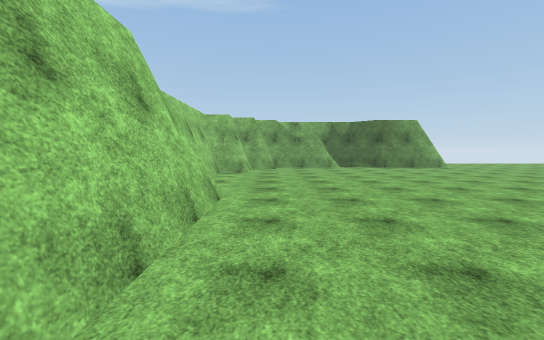
view 1 (above)

24 first-person views from a walk through a Unity game level. The camera is 1.5 m above the floor, tilts 4° down and sees 90° across. The floor is counted in squares, 2 m on a side. Each view is taken from the middle of a square. On the plan, view 1 faces up. The plan holds only what a view shows up to about 10 squares ahead; the rest is blank. The place goes on beyond the plan. The player is left out. Surface patterns are stand-ins for the level's own textures.

view 2
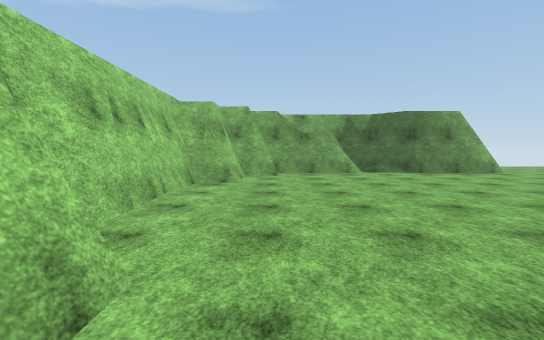

view 3
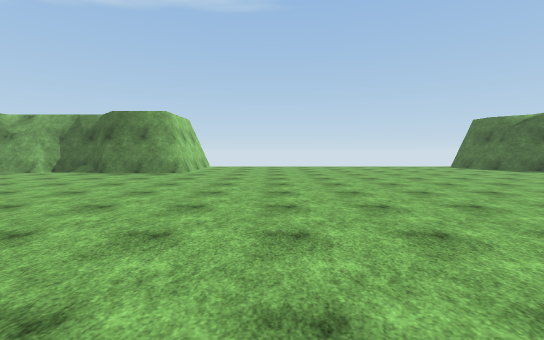

view 4
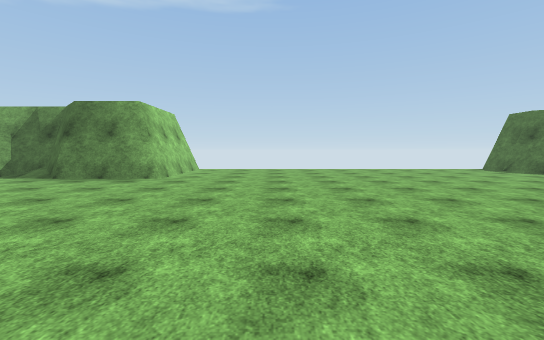

view 5
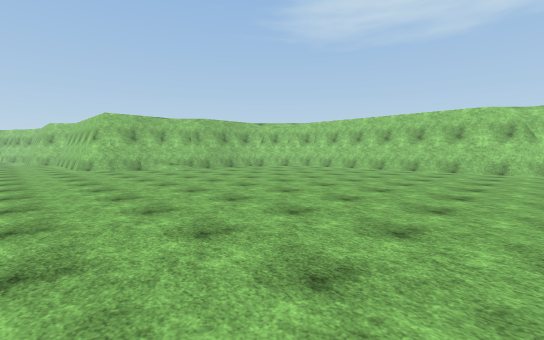

view 6
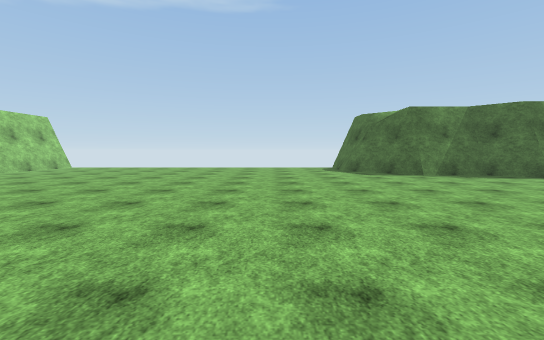

view 7
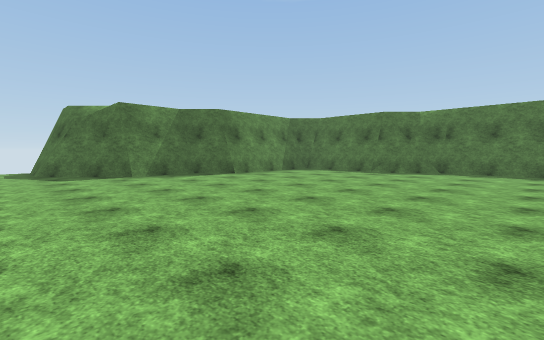

view 8
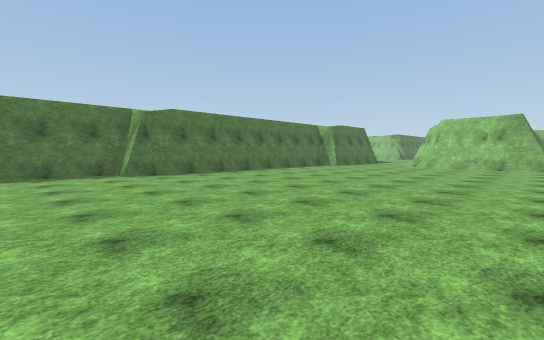

view 9
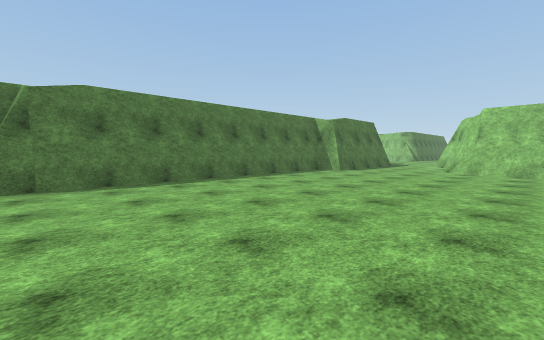

view 10
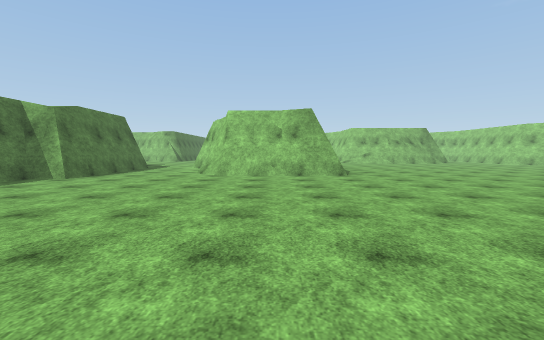

view 11
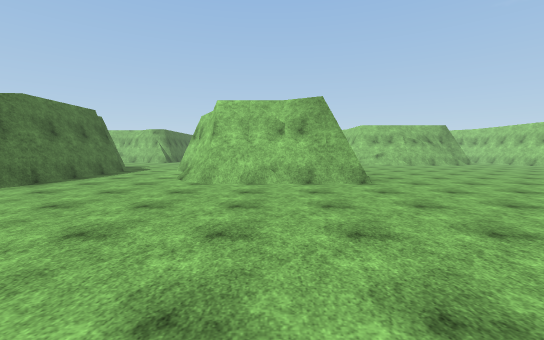

view 12
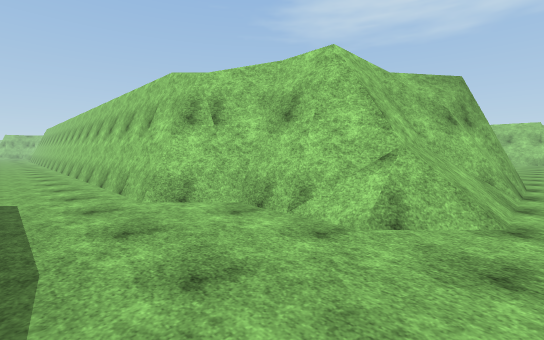

view 13
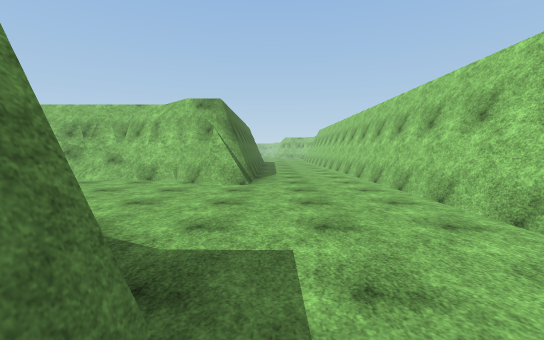

view 14
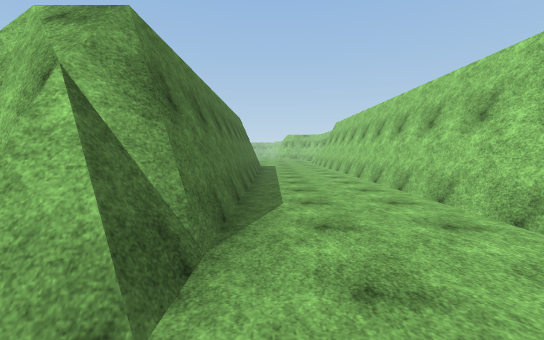

view 15
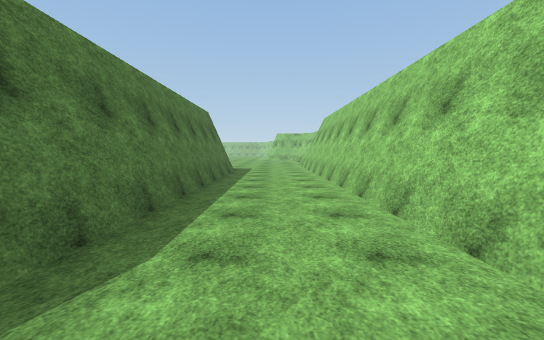

view 16
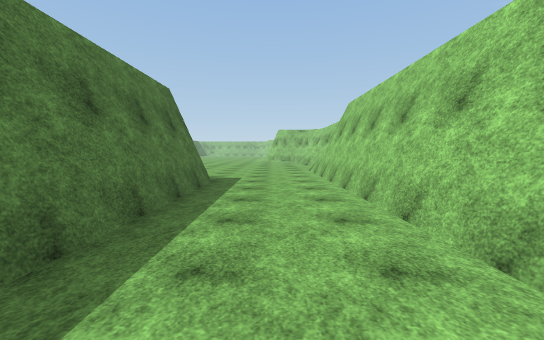

view 17
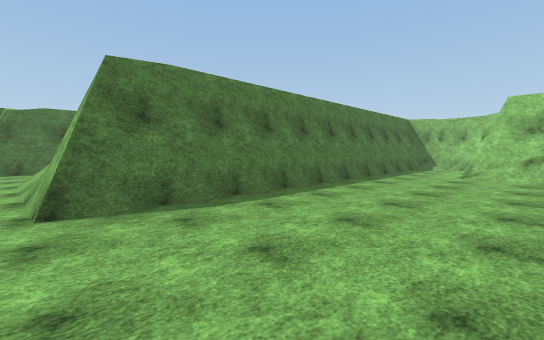

view 18
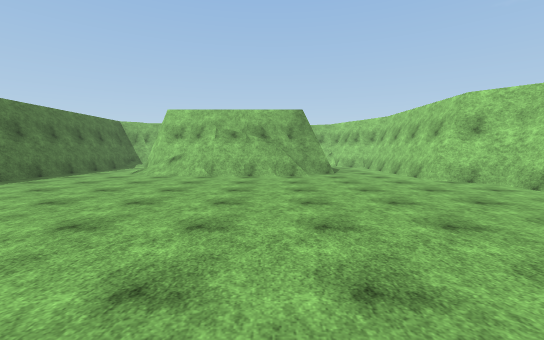

view 19
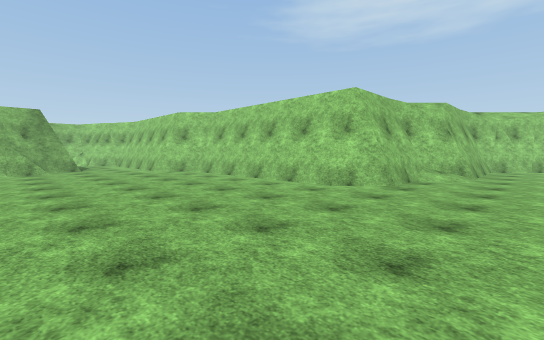

view 20
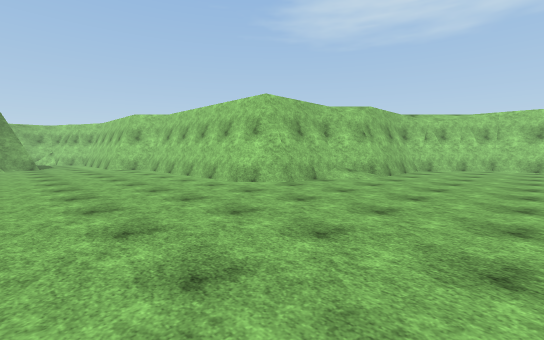

view 21
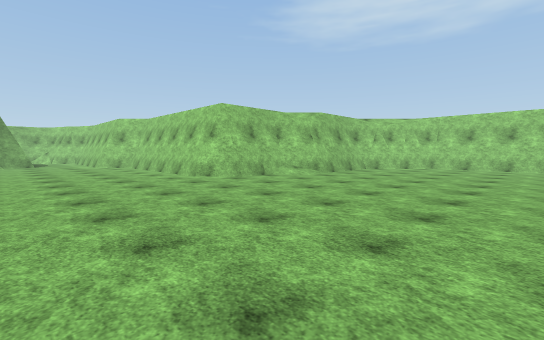

view 22
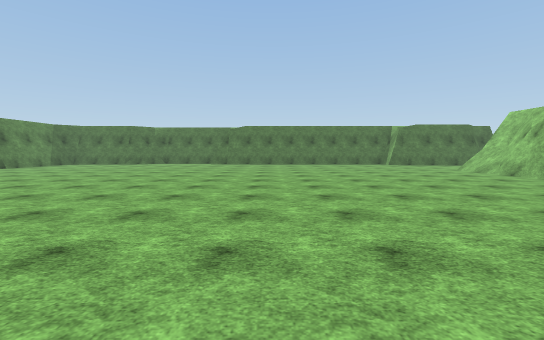

view 23
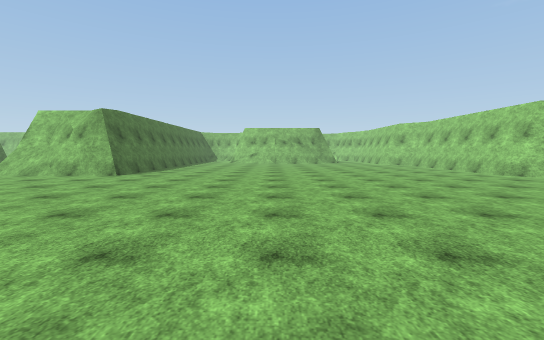

view 24
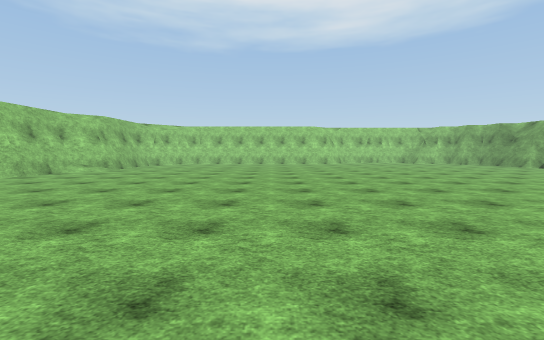

### Floor plan
Key: @ floor where view 1 was taken; # wall or solid block; . floor; / step, stairs or slope; = window, fence, low wall or low ledge.
Columns run from 2 left of view 1 to 30 right of it. Each row starts with its distance up from view 1.
 16                      .#
 15           #...........#
 14      ###  #...........##
 13   ####/####............####
 12  ##.......................###
 11  #...........................
 10 ##............................
  9 #..............................
  8 #..............................#
  7 #..............................##
  6 #...............................#
  5 #............... ...............#
  4 ##..............   .............#
  3  #............... .............##
  2  #.............................#
  1  #.............................#
  0  #@............................#
 -1  #.............................#
 -2  #.............................#
 -3  #.............................#
 -4  ##............................#
 -5   ##...........................#
 -6    ####//......................#
 -7       ####....................##
 -8          ##...........###/#...#
 -9           #...........#####...#
-10           #...........#   #...#
-11           #...........#   ##..#
-12           #...........#    #...
-13           #...........#    #...#
-14           ##..........#    #....
-15            #..=##///..#    #.....
-16            #.######/..#    #.....
-17            #.     ##..#    #.....
-18                     ..     #.....
-19                            #...##
-20                            #...#
-21                            #...#
-22                            #...#
-23                            #...#
-24                            #...#
-25                            #...#
-26                            #...#
-27                            #...#
-28                            #...#
-29                            #...#
-30                            #...#
-31                            #....
-32                            #....

Where each view was taken, in squares from view 1:
view 1: 0 up, 0 right, facing up
view 2: 3 up, 0 right, facing up
view 3: 3 up, 11 right, facing up
view 4: 5 up, 11 right, facing up
view 5: 5 up, 10 right, facing down-left
view 6: 4 up, 17 right, facing up
view 7: 4 up, 19 right, facing up-right
view 8: 6 up, 20 right, facing down-right
view 9: 3 up, 22 right, facing down-right
view 10: 1 up, 22 right, facing down
view 11: 1 down, 22 right, facing down
view 12: 7 down, 27 right, facing down-left
view 13: 12 down, 28 right, facing down
view 14: 17 down, 28 right, facing down
view 15: 19 down, 27 right, facing down
view 16: 23 down, 27 right, facing down
view 17: 7 down, 16 right, facing down-right
view 18: 7 down, 13 right, facing down
view 19: 4 down, 13 right, facing down-left
view 20: 2 down, 12 right, facing down-left
view 21: 0 up, 12 right, facing down-left
view 22: 0 up, 13 right, facing right
view 23: 1 up, 15 right, facing down
view 24: 1 up, 15 right, facing left
